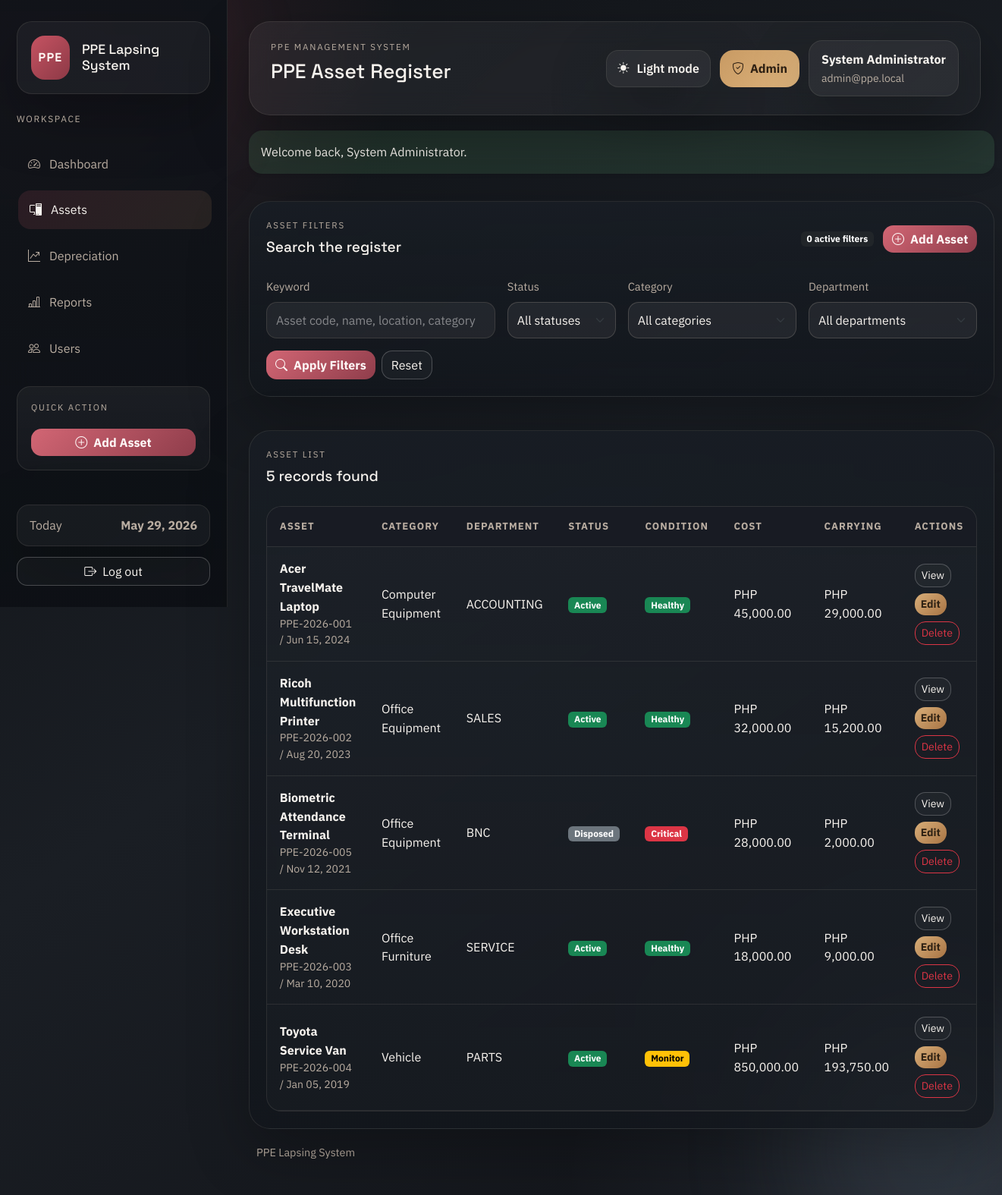
The app's page /modules/assets.php (signed in) with its own data.
### tables this page shows
CREATE TABLE IF NOT EXISTS assets (
    asset_id INT AUTO_INCREMENT PRIMARY KEY,
    asset_code VARCHAR(50) NOT NULL UNIQUE,
    asset_name VARCHAR(150) NOT NULL,
    category_id INT NULL,
    department_id INT NULL,
    acquisition_date DATE NOT NULL,
    acquisition_cost DECIMAL(15,2) NOT NULL,
    additional_amount DECIMAL(15,2) DEFAULT 0,
    salvage_value DECIMAL(15,2) DEFAULT 0,
    useful_life INT NOT NULL,
    depreciation_method VARCHAR(50) DEFAULT 'Straight-line',
    location VARCHAR(150) DEFAULT NULL,
    status ENUM('Active', 'Disposed', 'Fully Depreciated') DEFAULT 'Active',
    remarks TEXT DEFAULT NULL,
    created_at TIMESTAMP DEFAULT CURRENT_TIMESTAMP,
    INDEX idx_assets_status (status),
    INDEX idx_assets_category (category_id),
    INDEX idx_assets_department (department_id),
    CONSTRAINT fk_assets_category
        FOREIGN KEY (category_id) REFERENCES categories(category_id),
    CONSTRAINT fk_assets_department
        FOREIGN KEY (department_id) REFERENCES departments(department_id)
);

CREATE TABLE IF NOT EXISTS categories (
    category_id INT AUTO_INCREMENT PRIMARY KEY,
    category_name VARCHAR(100) NOT NULL,
    UNIQUE KEY uq_category_name (category_name)
);

CREATE TABLE IF NOT EXISTS departments (
    department_id INT AUTO_INCREMENT PRIMARY KEY,
    department_name VARCHAR(100) NOT NULL,
    UNIQUE KEY uq_department_name (department_name)
);

### includes/auth.php (called while the page is built, shortened)
<?php
function current_user(): ?array
{
    return isset($_SESSION['auth_user']) && is_array($_SESSION['auth_user'])
        ? $_SESSION['auth_user']
        : null;
}
function user_has_role(array|string $roles): bool
{
    $user = current_user();
    $roles = is_array($roles) ? $roles : [$roles];
    return in_array($user['role'], $roles, true);
}
function can_manage_assets(): bool
{
    return user_has_role(['Admin', 'Accounting Staff']);
}

### functions/depreciation_function.php (called while the page is built, shortened)
<?php
function fetch_assets(PDO $pdo, array $filters = []): array
{
    $sql = 'SELECT a.*, c.category_name, d.department_name
            FROM assets a
            LEFT JOIN categories c ON c.category_id = a.category_id
            LEFT JOIN departments d ON d.department_id = a.department_id
            WHERE 1=1';
    $params = [];
    $sql .= ' ORDER BY a.acquisition_date DESC, a.asset_name ASC';
    $statement = $pdo->prepare($sql);
    $statement->execute($params);
    return $statement->fetchAll() ?: [];
}
function asset_total_cost(array $asset): float
{
    return round(
        (float) ($asset['acquisition_cost'] ?? 0) + (float) ($asset['additional_amount'] ?? 0),
        2
    );
}
function calculate_annual_depreciation(float $cost, float $salvageValue, int $usefulLife): float
{
    return round(($cost - $salvageValue) / $usefulLife, 2);
}
function generate_depreciation_schedule(array $asset): array
{
    $cost = asset_total_cost($asset);
    $salvageValue = (float) ($asset['salvage_value'] ?? 0);
    $usefulLife = (int) ($asset['useful_life'] ?? 0);
    $acquisitionDate = (string) ($asset['acquisition_date'] ?? '');
    $acquisitionYear = (int) date('Y', strtotime($acquisitionDate));
    $depreciationStartYear = $acquisitionYear + 1;
    $depreciableBase = max($cost - $salvageValue, 0);
    $annualDepreciation = calculate_annual_depreciation($cost, $salvageValue, $usefulLife);
    $accumulated = 0.0;
    $schedule = [
        [
            'depreciation_year' => $acquisitionYear,
            'beginning_value' => round($cost, 2),
            'depreciation_expense' => 0.0,
            'accumulated_depreciation' => 0.0,
            'ending_value' => round($cost, 2),
        ],
    ];
    for ($index = 0; $index < $usefulLife; $index++) {
        $year = $depreciationStartYear + $index;
        $beginningValue = round($cost - $accumulated, 2);
        $remainingDepreciableBase = round($depreciableBase - $accumulated, 2);
        $expense = $index === ($usefulLife - 1)
            ? max($remainingDepreciableBase, 0)
            : min($annualDepreciation, max($remainingDepreciableBase, 0));
        $accumulated = round($accumulated + $expense, 2);
        $endingValue = round(max($cost - $accumulated, $salvageValue), 2);
        $schedule[] = [
            'depreciation_year' => $year,
            'beginning_value' => $beginningValue,
            'depreciation_expense' => round($expense, 2),
            'accumulated_depreciation' => $accumulated,
            'ending_value' => $endingValue,
        ];
    }
    return $schedule;
}
function get_asset_metrics(array $asset, ?int $year = null): array
{
    $evaluationYear = $year ?? CURRENT_YEAR;
    $cost = asset_total_cost($asset);
    $salvageValue = (float) ($asset['salvage_value'] ?? 0);
    $usefulLife = max((int) ($asset['useful_life'] ?? 0), 0);
    $annualDepreciation = calculate_annual_depreciation($cost, $salvageValue, $usefulLife);
    $schedule = generate_depreciation_schedule($asset);
    $acquisitionYear = strtotime((string) ($asset['acquisition_date'] ?? '')) !== false
        ? (int) date('Y', strtotime((string) $asset['acquisition_date']))
        : CURRENT_YEAR;
    $depreciationStartYear = $acquisitionYear + 1;
    $selectedRow = null;
    foreach ($schedule as $row) {
        if ((int) $row['depreciation_year'] <= $evaluationYear) {
            $selectedRow = $row;
        }
    }
    if ($selectedRow === null && $schedule !== [] && $evaluationYear >= (int) end($schedule)['depreciation_year']) {
        $selectedRow = end($schedule);
    }
    $elapsedYears = 0;
    if ($evaluationYear >= $depreciationStartYear && $usefulLife > 0) {
        $elapsedYears = min(($evaluationYear - $depreciationStartYear) + 1, $usefulLife);
    }
    $accumulated = $selectedRow['accumulated_depreciation'] ?? 0.0;
    $carryingAmount = $selectedRow['ending_value'] ?? $cost;
    $remainingYears = max($usefulLife - $elapsedYears, 0);
    $lifeUsedRatio = $usefulLife > 0 ? min($elapsedYears / $usefulLife, 1) : 0.0;
    $isFullyDepreciated = $usefulLife > 0 && ($carryingAmount <= ($salvageValue + 0.01) || $elapsedYears >= $usefulLife);
    $condition = 'Healthy';
    if ($isFullyDepreciated || $remainingYears === 0) {
        $condition = 'Critical';
    } elseif ($lifeUsedRatio >= 0.8 || $remainingYears <= 1) {
        $condition = 'Monitor';
    }
    $metrics = [
        'annual_depreciation' => $annualDepreciation,
        'accumulated_depreciation' => round((float) $accumulated, 2),
        'carrying_amount' => round((float) $carryingAmount, 2),
        'remaining_years' => $remainingYears,
        'elapsed_years' => $elapsedYears,
        'life_used_ratio' => round($lifeUsedRatio, 4),
        'is_fully_depreciated' => $isFullyDepreciated,
        'condition' => $condition,
        'schedule_rows' => $schedule,
        'schedule_year_start' => $schedule[0]['depreciation_year'] ?? $depreciationStartYear,
        'schedule_year_end' => $schedule !== [] ? end($schedule)['depreciation_year'] : $depreciationStartYear,
    ];
    $metrics['anomalies'] = detect_asset_anomalies($asset, $metrics);
    $metrics['anomaly_count'] = count($metrics['anomalies']);
    return $metrics;
}
function detect_asset_anomalies(array $asset, array $metrics): array
{
    $anomalies = [];
    $cost = asset_total_cost($asset);
    $salvageValue = (float) ($asset['salvage_value'] ?? 0);
    $status = (string) ($asset['status'] ?? 'Active');
    return $anomalies;
}
function hydrate_assets_with_metrics(array $assets, ?int $year = null): array
{
    foreach ($assets as &$asset) {
        $metrics = get_asset_metrics($asset, $year);
    }
    return $assets;
}

### modules/assets.php (the view, shortened to what this page needs)
<?php
$pdo = db();
$filters = [
    'q' => trim((string) request_value('q', '')),
    'status' => trim((string) request_value('status', '')),
    'category_id' => trim((string) request_value('category_id', '')),
    'department_id' => trim((string) request_value('department_id', '')),
];
$assets = hydrate_assets_with_metrics(fetch_assets($pdo, $filters));
$activeFilterCount = count(array_filter($filters, static fn (string $value): bool => $value !== ''));
require_once APP_ROOT . '/includes/header.php';
?>
<section class="shell-card mb-4">
    <div class="d-flex justify-content-between align-items-center mb-4">
        <div>
            <p class="eyebrow mb-2">Asset filters</p>
            <h2 class="section-title mb-1">Search the register</h2>
        </div>
        <div class="stack-inline">
            <span class="badge text-bg-dark"><?= e((string) $activeFilterCount) ?> active filter<?= $activeFilterCount === 1 ? '' : 's' ?></span>
            <?php if (can_manage_assets()): ?>
                <a class="btn btn-primary" href="<?= e(base_url('modules/add_asset.php')) ?>">
                    <i class="bi bi-plus-circle me-2"></i>Add Asset
                </a>
            <?php endif; ?>
        </div>
    </div>
    <form method="get" class="row g-3">
        <div class="col-lg-4">
            <label class="form-label" for="q">Keyword</label>
            <input class="form-control" id="q" name="q" value="<?= e($filters['q']) ?>" placeholder="Asset code, name, location, category">
        </div>
        <div class="col-lg-2">
            <label class="form-label" for="status">Status</label>
            <select class="form-select" id="status" name="status">
                <option value="">All statuses</option>
            </select>
        </div>
        <div class="col-lg-3">
            <label class="form-label" for="category_id">Category</label>
            <select class="form-select" id="category_id" name="category_id">
                <option value="">All categories</option>
            </select>
        </div>
        <div class="col-lg-3">
            <label class="form-label" for="department_id">Department</label>
            <select class="form-select" id="department_id" name="department_id">
                <option value="">All departments</option>
            </select>
        </div>
        <div class="col-12 d-flex gap-2">
            <button class="btn btn-primary" type="submit"><i class="bi bi-search me-2"></i>Apply Filters</button>
            <a class="btn btn-outline-light" href="<?= e(base_url('modules/assets.php')) ?>">Reset</a>
        </div>
    </form>
</section>
<section class="shell-card">
    <div class="d-flex justify-content-between align-items-center mb-4">
        <div>
            <p class="eyebrow mb-2">Asset list</p>
            <h2 class="section-title mb-1"><?= e((string) count($assets)) ?> <?= e(pluralize(count($assets), 'record')) ?> found</h2>
        </div>
    </div>
    <?php if ($assets === []): ?>
        <div class="empty-state">
            <h2 class="section-title mb-2">No matching assets</h2>
            <p class="mb-3">Try clearing one or more filters, or add a new asset if the record has not been created yet.</p>
            <div class="page-actions justify-content-center">
                <a class="btn btn-outline-light" href="<?= e(base_url('modules/assets.php')) ?>">Clear filters</a>
                <?php if (can_manage_assets()): ?>
                    <a class="btn btn-primary" href="<?= e(base_url('modules/add_asset.php')) ?>">Add Asset</a>
                <?php endif; ?>
            </div>
        </div>
    <?php else: ?>
        <div class="table-wrap">
            <table class="table align-middle">
                <thead>
                    <tr>
                        <th>Asset</th>
                        <th>Category</th>
                        <th>Department</th>
                        <th>Status</th>
                        <th>Condition</th>
                        <th>Cost</th>
                        <th>Carrying</th>
                        <th>Actions</th>
                    </tr>
                </thead>
                <tbody>
                    <?php foreach ($assets as $asset): ?>
                        <tr>
                            <td>
                                <strong><?= e($asset['asset_name']) ?></strong>
                                <div class="text-soft small"><?= e($asset['asset_code']) ?> / <?= e(format_date((string) $asset['acquisition_date'])) ?></div>
                            </td>
                            <td><?= e((string) ($asset['category_name'] ?? 'Uncategorized')) ?></td>
                            <td><?= e((string) ($asset['department_name'] ?? 'Unassigned')) ?></td>
                            <td><span class="badge <?= e(status_badge_class((string) $asset['status'])) ?>"><?= e($asset['status']) ?></span></td>
                            <td>
                                <span class="badge <?= e(condition_badge_class((string) $asset['condition'])) ?>"><?= e($asset['condition']) ?></span>
                            </td>
                            <td><?= e(money(asset_total_cost($asset))) ?></td>
                            <td><?= e(money((float) $asset['carrying_amount'])) ?></td>
                            <td>
                                <div class="d-flex flex-wrap gap-2">
                                    <a class="btn btn-sm btn-outline-light" href="<?= e(base_url('modules/view_asset.php?asset_id=' . $asset['asset_id'])) ?>">View</a>
                                    <?php if (can_manage_assets()): ?>
                                        <a class="btn btn-sm btn-warning" href="<?= e(base_url('modules/edit_asset.php?asset_id=' . $asset['asset_id'])) ?>">Edit</a>
                                        <form method="post" class="d-inline">
                                            <button class="btn btn-sm btn-outline-danger" type="submit" data-confirm-delete="Delete this asset and its depreciation schedule?">Delete</button>
                                        </form>
                                    <?php endif; ?>
                                </div>
                            </td>
                        </tr>
                    <?php endforeach; ?>
                </tbody>
            </table>
        </div>
    <?php endif; ?>
</section>
<?php require_once APP_ROOT . '/includes/footer.php'; ?>

### records on screen
assets: asset_name "Acer TravelMate Laptop", asset_code "PPE-2026-001", acquisition_date "Jun 15, 2024", category.category_name "Computer Equipment", department.department_name "ACCOUNTING", status "Active", condition "Healthy", money(asset_total_cost($asset)) "PHP 45,000.00", carrying_amount "PHP 29,000.00"
assets: asset_name "Ricoh Multifunction Printer", asset_code "PPE-2026-002", acquisition_date "Aug 20, 2023", category.category_name "Office Equipment", department.department_name "SALES", status "Active", condition "Healthy", money(asset_total_cost($asset)) "PHP 32,000.00", carrying_amount "PHP 15,200.00"
assets: asset_name "Biometric Attendance Terminal", asset_code "PPE-2026-005", acquisition_date "Nov 12, 2021", category.category_name "Office Equipment", department.department_name "BNC", status "Disposed", condition "Critical", money(asset_total_cost($asset)) "PHP 28,000.00", carrying_amount "PHP 2,000.00"
assets: asset_name "Executive Workstation Desk", asset_code "PPE-2026-003", acquisition_date "Mar 10, 2020", category.category_name "Office Furniture", department.department_name "SERVICE", status "Active", condition "Healthy", money(asset_total_cost($asset)) "PHP 18,000.00", carrying_amount "PHP 9,000.00"
assets: asset_name "Toyota Service Van", asset_code "PPE-2026-004", acquisition_date "Jan 05, 2019", category.category_name "Vehicle", department.department_name "PARTS", status "Active", condition "Monitor", money(asset_total_cost($asset)) "PHP 850,000.00", carrying_amount "PHP 193,750.00"

### other values on screen
APP_NAME "PPE Lapsing System"
$item['label'] "Dashboard"
$item['label'] "Assets"
$item['label'] "Depreciation"
$item['label'] "Reports"
$item['label'] "Users"
$pageHeading "PPE Asset Register"
$loggedInUser['role'] "Admin"
$loggedInUser['full_name'] "System Administrator"
$loggedInUser['email'] "admin@ppe.local"
$message['message'] "Welcome back, System Administrator."
$activeFilterCount "0"
count($assets) "5"
pluralize(count($assets), 'record') "records"
